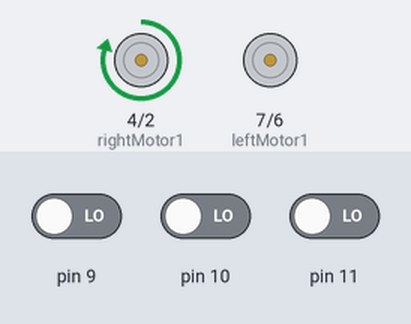
A sketch run on a simulated Arduino Uno, built with avr-gcc and run on an emulated ATmega328P. Shown: motor-driver pin pairs drawn as motors (green arrow = first pin HIGH = forward, orange = second pin HIGH = backward, longer = more drive, scaled by the enable pin). The inputs (shaded band) are chosen by the test bench; at power-on: pin 10 LOW, pin 11 LOW, pin 9 LOW. What the sketch prints to the serial monitor is not drawn.

Above: at 5.0 s.
5.1 s: pin 10 driven HIGH
At 5.6 s:
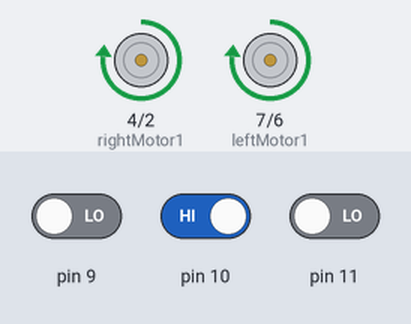
6.6 s: pin 11 driven HIGH
At 7.8 s:
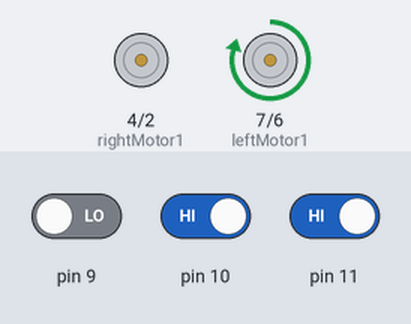
8.1 s: pin 9 driven HIGH
At 9.2 s:
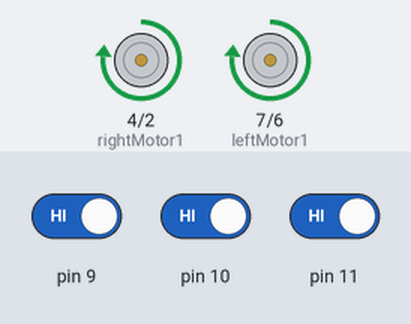
9.6 s: pin 9 driven LOW
At 10.2 s:
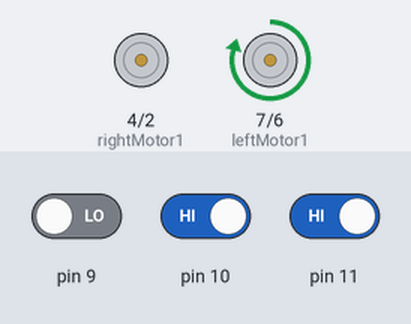
11.1 s: pin 11 driven LOW
At 11.4 s:
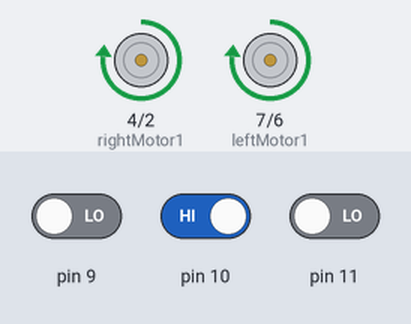
Timing chart, 0 to 13.6 s (numbered marks = the images above; inputs shaded):
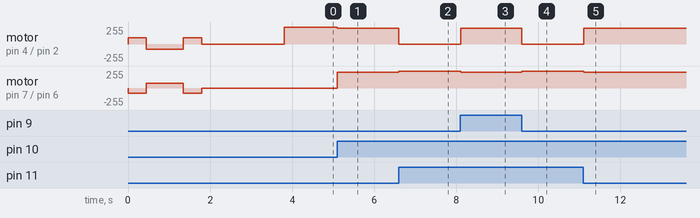

Measured:
- after the input at 5.1 s, motor on pin 4 (rightMotor1) / pin 2 (rightMotor2): forward 250/255 → forward 240/255 at once; motor on pin 7 (leftMotor1) / pin 6 (leftMotor2): stopped → forward 240/255 at once
- after the input at 6.6 s, motor on pin 4 (rightMotor1) / pin 2 (rightMotor2): forward 240/255 → stopped at once; motor on pin 7 (leftMotor1) / pin 6 (leftMotor2): forward 240/255 → forward 250/255 at once
- after the input at 8.1 s, motor on pin 4 (rightMotor1) / pin 2 (rightMotor2): stopped → forward 240/255 at once; motor on pin 7 (leftMotor1) / pin 6 (leftMotor2): forward 250/255 → forward 240/255 at once
- after the input at 9.6 s, motor on pin 4 (rightMotor1) / pin 2 (rightMotor2): forward 240/255 → stopped at once; motor on pin 7 (leftMotor1) / pin 6 (leftMotor2): forward 240/255 → forward 250/255 at once
- after the input at 11.1 s, motor on pin 4 (rightMotor1) / pin 2 (rightMotor2): stopped → forward 240/255 at once; motor on pin 7 (leftMotor1) / pin 6 (leftMotor2): forward 250/255 → forward 240/255 at once

The sketch:

gary.ino
```cpp
// see http://letsmakerobots.com/blog/enigmerald/pid-tutorials-line-following
// see http://letsmakerobots.com/node/39972
#include <QTRSensors.h>

// set to 1 to print to serial monitor, 0 to disable
#define DEBUG 1

// experiment to determine this, start by something small that just makes your bot follow the line at a slow speed
#define Kp 2
// experiment to determine this, slowly increase the speeds and adjust this value. (Note: Kp < Kd)
#define Kd 0.1

// max speed of the robot
#define rightMaxSpeed 250
// max speed of the robot
#define leftMaxSpeed 250
// this is the speed at which the motors should spin when the robot is perfectly on the line
#define rightBaseSpeed 240
// this is the speed at which the motors should spin when the robot is perfectly on the line
#define leftBaseSpeed 240

// number of sensors used
#define NUM_SENSORS  3

// waits for 2500 us for sensor outputs to go low
//#define TIMEOUT 2500
// emitter is controlled by digital pin 2
//#define EMITTER_PIN 2

// motors pins
#define leftMotor1 7
#define leftMotor2 6
#define leftMotorPWM 5
#define rightMotor1 4
#define rightMotor2 2
#define rightMotorPWM 3

int lastError = 0;

// sensor connected through digital pins 9-11
QTRSensorsRC qtrrc((unsigned char[]) { 9, 10, 11}, NUM_SENSORS);

unsigned int sensorValues[NUM_SENSORS];

void setup() {
  Serial.begin(9600);

  pinMode(rightMotor1, OUTPUT);
  pinMode(rightMotor2, OUTPUT);
  pinMode(rightMotorPWM, OUTPUT);
  pinMode(leftMotor1, OUTPUT);
  pinMode(leftMotor2, OUTPUT);
  pinMode(leftMotorPWM, OUTPUT);

//  manualCalibration();
  autoCalibration();

  // wait for 2s to position the bot before entering the main loop
  delay(2000);

  if (DEBUG) {
    debugCalibration();
  }
}

void loop() {
  int pid = calculatePid();

  // calculate the new right motor speed
  int rightMotorSpeed = rightBaseSpeed + pid;

  // calculate the new left motor speed
  int leftMotorSpeed = leftBaseSpeed - pid;

  // prevent the motor from going beyond max speed
  if (rightMotorSpeed > rightMaxSpeed ) {
    rightMotorSpeed = rightMaxSpeed;
  }

  // prevent the motor from going beyond max speed
  if (leftMotorSpeed > leftMaxSpeed ) {
    leftMotorSpeed = leftMaxSpeed;
  }

  // keep the motor speed positive
  if (rightMotorSpeed < 0) {
    rightMotorSpeed = 0;
  }

  // keep the motor speed positive
  if (leftMotorSpeed < 0) {
    leftMotorSpeed = 0;
  }

  // adjust left motor speed
  digitalWrite(leftMotor1, HIGH);
  digitalWrite(leftMotor2, LOW);
  analogWrite(leftMotorPWM, leftMotorSpeed);

  // adjust right motor speed
  digitalWrite(rightMotor1, HIGH);
  digitalWrite(rightMotor2, LOW);
  analogWrite(rightMotorPWM, rightMotorSpeed);
}

// calibrate for sometime by sliding the sensors across the line
void manualCalibration() {
  for (int i = 0; i < 100; i++) {
    qtrrc.calibrate();
    delay(20);
  }
}

void autoCalibration() {
  for (int i = 0; i < 40; i++) {
    // turn to the left and right to expose the sensors to the brightest and darkest readings that may be encountered
    if (i  < 10 || i >= 30) {
       turnRight();
    } else {
       turnLeft();
    }
    qtrrc.calibrate();
    delay(20);
  }

  stopMotors();
}

void debugCalibration() {
  for (int i = 0; i < NUM_SENSORS; i++) {
    Serial.print(qtrrc.calibratedMinimumOn[i]);
    Serial.print(' ');
  }
  Serial.println();

  for (int i = 0; i < NUM_SENSORS; i++) {
    Serial.print(qtrrc.calibratedMaximumOn[i]);
    Serial.print(' ');
  }
  Serial.println();
  Serial.println();
}

void turnLeft() {
  // move left motor backward
  digitalWrite(leftMotor1, HIGH);
  digitalWrite(leftMotor2, LOW);
  analogWrite(leftMotorPWM, 80);

  // move right motor forward
  digitalWrite(rightMotor1, LOW);
  digitalWrite(rightMotor2, HIGH);
  analogWrite(rightMotorPWM, 75);
}

void turnRight() {
  // move left motor forward
  digitalWrite(leftMotor1, LOW);
  digitalWrite(leftMotor2, HIGH);
  analogWrite(leftMotorPWM, 92);

  // move right motor backward
  digitalWrite(rightMotor1, HIGH);
  digitalWrite(rightMotor2, LOW);
  analogWrite(rightMotorPWM, 80);
}

void stopMotors() {
  digitalWrite(leftMotor1, LOW);
  digitalWrite(leftMotor2, LOW);
  digitalWrite(rightMotor1, LOW);
  digitalWrite(rightMotor2, LOW);
}

int calculatePid() {
  // get calibrated readings along with the line position
  // refer to the QTR Sensors Arduino Library for more details on line position.
  int position = qtrrc.readLine(sensorValues);

  int error = position - 1000;

  int pid = Kp * error + Kd * (error - lastError);
  lastError = error;

  return pid;
}
```
